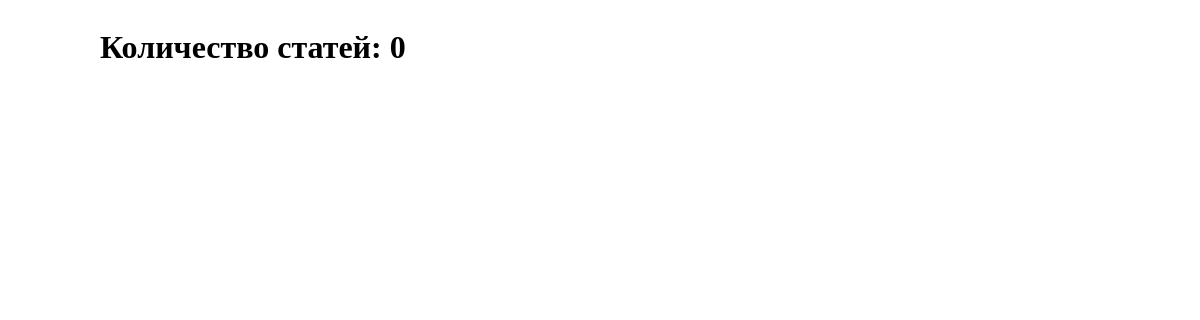
Before: /news/ with the older database file.
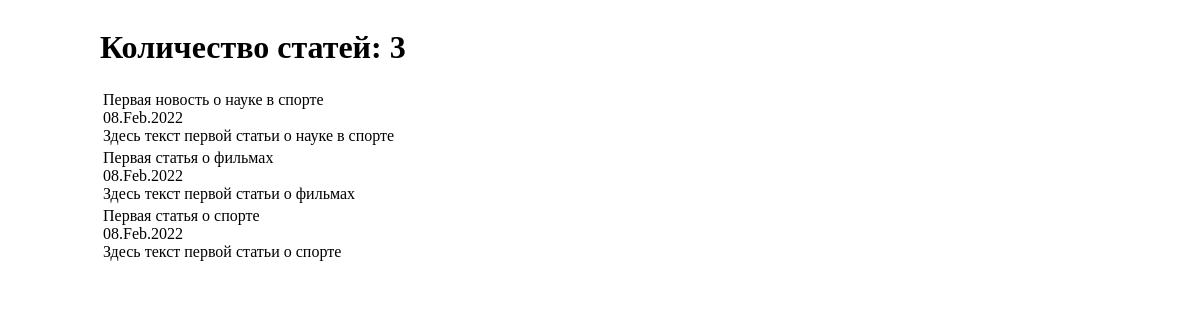
After: the same page with the newer database file.
### news/models.py (models this page shows, shortened)
class Post(models.Model):
    article = 'ART'
    news = 'NWS'
    CONTENT = [
        (article, 'Статья'),
        (news, 'Новость')
    ]
    author = models.ForeignKey(Author, on_delete=models.CASCADE)
    type_content = models.CharField(max_length=3,
                                    choices=CONTENT,
                                    default=news)
    data_time_creation = models.DateTimeField(auto_now_add=True)
    category = models.ManyToManyField(Category, through='PostCategory')
    title = models.CharField(max_length=255)
    text = models.TextField()
    rating_content = models.IntegerField(default=0)

### news/views.py (the view)
# urls.py: path('', PostList.as_view()),
class PostList(ListView):
    model = Post
    template_name = 'post.html'
    context_object_name = 'post'
    queryset = Post.objects.order_by('-data_time_creation')

### news/templatetags/custom_filters.py (called while the page is built)
@register.filter(name='censor')
def censor(value):
    censor_list = ['слово1', 'слово2']
    for a in censor_list:
        while True:
            if a in value:
                value = value.replace(a, 'CENSOR')
            else:
                break
    return value

### Templates/post.html (shortened to what this page needs)
{% extends 'default.html' %}
{% load custom_filters %}
{% block content %}
<h1>Количество статей: {{ post | length }}</h1>
<table>
    {% for a in post %}
        <tr>
            <td>
                {{ a.title | censor }}
                <br>
                {{ a.data_time_creation | date:'d.M.Y' }}
                <br>
                {{ a.text | truncatechars:50 | censor }}
            </td>
        </tr>
    {% endfor %}
</table>
{% endblock content %}

### Templates/default.html (shortened to what this page needs)
<!DOCTYPE html>
<html lang="en">
<head>
    {%load static %}
    <link href="{% static 'css/stylesheet.css' %}" rel="stylesheet">
</head>
<body>
    <div class="conteiner">
        {% block content %}
        {% endblock content %}
    </div>
</body>
</html>

### static/css/stylesheet.css (style rules this page uses)
.conteiner { left: 50%; margin-left: -500px; position: absolute; width: 1000px; }

Changed rows visible on the page:
added Post: title|censor "Первая новость о науке в спорте", data_time_creation "08.Feb.2022", text|censor "Здесь текст первой статьи о науке в спорте"
added Post: title|censor "Первая статья о фильмах", data_time_creation "08.Feb.2022", text|censor "Здесь текст первой статьи о фильмах"
added Post: title|censor "Первая статья о спорте", data_time_creation "08.Feb.2022", text|censor "Здесь текст первой статьи о спорте"
Other visible differences:
{{ post | length }}: "0" → "3"
